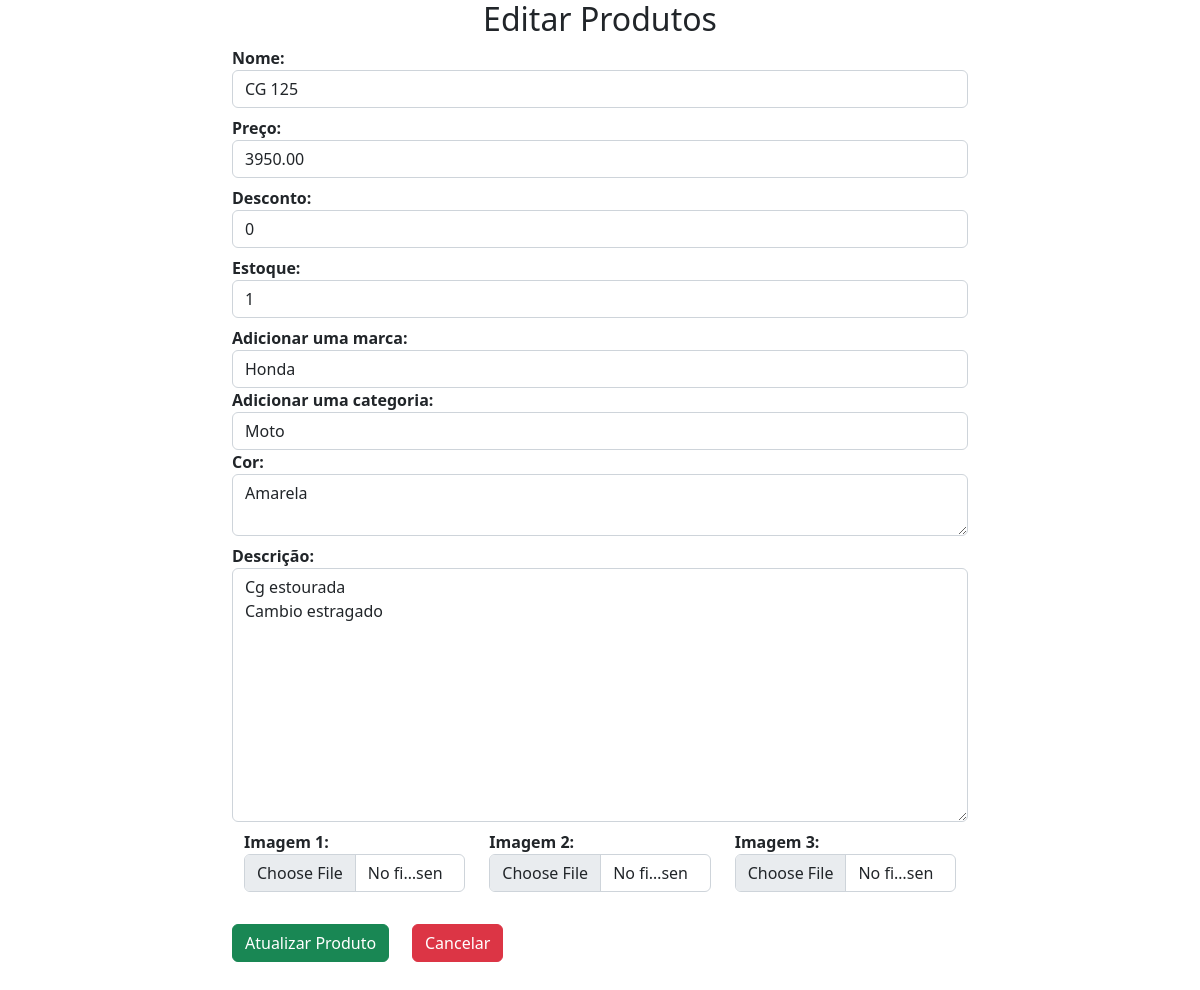
The page /updateproduto/9 on the database as committed earlier.
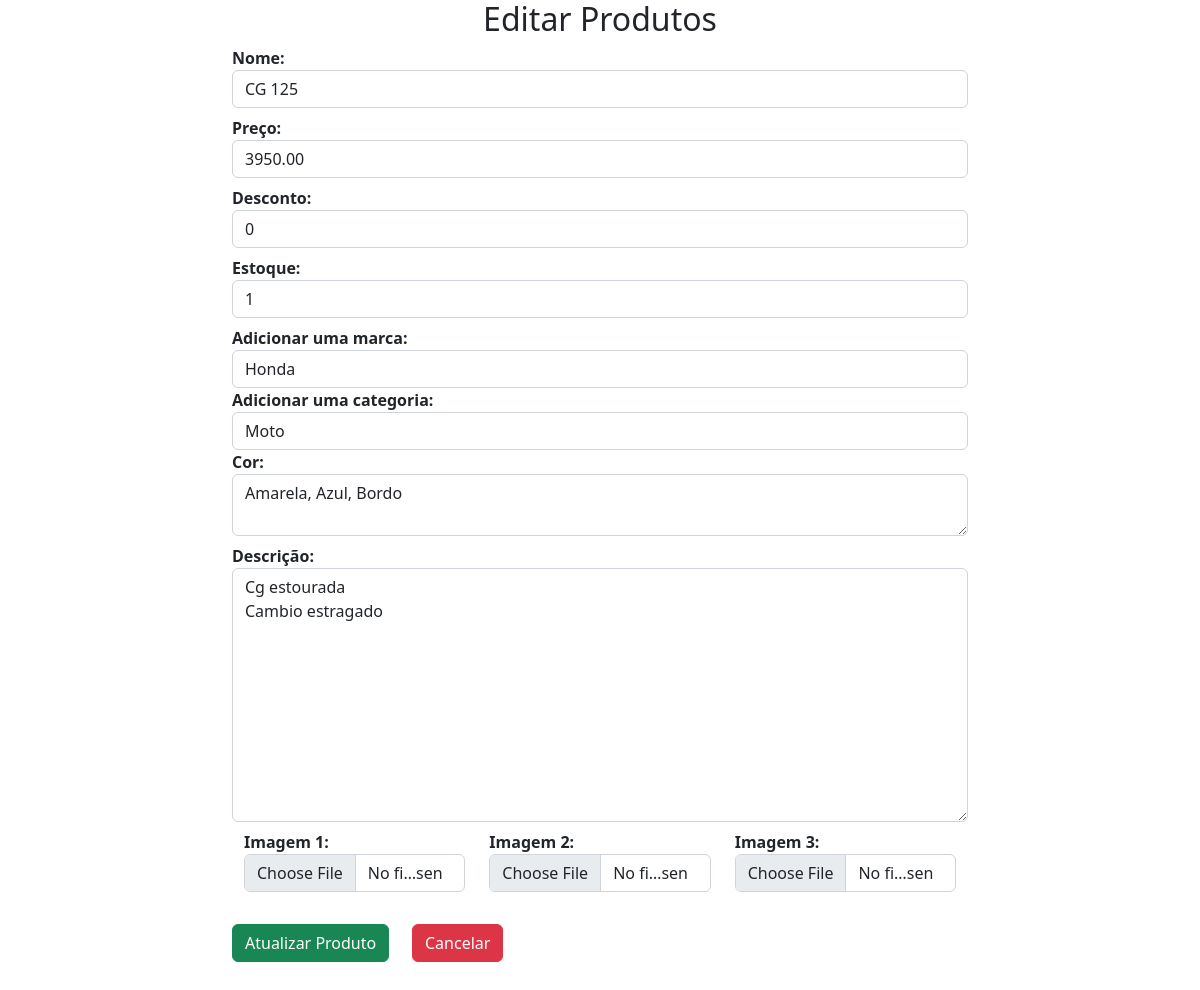
The same page on the database as committed later.
### loja/produtos/models.py (models this page shows, shortened)
class Addproduto(db.Model):
    id       = db.Column(db.Integer, primary_key=True)
    name     = db.Column(db.String(80), nullable=False)
    price    = db.Column(db.Numeric(10,2),  nullable=False)
    discount = db.Column(db.Integer, default=0)
    stock    = db.Column(db.Integer, nullable=False)
    colors   = db.Column(db.Text, nullable=False)
    desc     = db.Column(db.Text, nullable=False)
    pub_date = db.Column(db.DateTime, nullable=False, default=datetime.utcnow)
    marca_id = db.Column(db.Integer, db.ForeignKey('marca.id'), nullable=False)
    marca    = db.relationship('Marca', backref=db.backref('marcas', lazy=True))
    categoria_id = db.Column(db.Integer, db.ForeignKey('categoria.id'), nullable=False)
    categoria    = db.relationship('Categoria', backref=db.backref('categorias', lazy=True))
    image_1      = db.Column(db.String(150), nullable=False, default='image.jpg')
    image_2      = db.Column(db.String(150), nullable=False, default='image.jpg')
    image_3      = db.Column(db.String(150), nullable=False, default='image.jpg')

### loja/produtos/rotas.py (the view, shortened to what this page needs)
@app.route('/updateproduto/<int:id>', methods=['GET','POST'])
def updateproduto(id):
    marcas = Marca.query.all()
    categorias = Categoria.query.all()
    produto = Addproduto.query.get_or_404(id)
    marca = request.form.get('marca')
    categoria = request.form.get('categoria')
    form = Addprodutos(request.form)
    form.name.data = produto.name
    form.price.data = produto.price
    form.discount.data = produto.discount
    form.description.data = produto.desc
    form.stock.data = produto.stock
    form.colors.data = produto.colors
    return render_template('/produtos/updateproduto.html', title='Atualizar Produtos', form=form,marcas=marcas,categorias=categorias,produto=produto)

### loja/produtos/forms.py
class Addprodutos(Form):
    name        = StringField('Nome: ', [validators.DataRequired()])
    price       = DecimalField('Preço: ', [validators.DataRequired()])
    discount    = IntegerField('Desconto: ', [validators.DataRequired()])
    stock       = IntegerField('Estoque: ', [validators.DataRequired()])
    description = TextAreaField('Descrição: ', [validators.DataRequired()])
    colors      = TextAreaField('Cor: ', [validators.DataRequired()])
    image_1 = FileField('Imagem 1: ' , validators=[FileAllowed(['jpg','png','gif','jpeg'])])
    image_2 = FileField('Imagem 2: ' , validators=[FileAllowed(['jpg','png','gif','jpeg'])])
    image_3 = FileField('Imagem 3: ' , validators=[FileAllowed(['jpg','png','gif','jpeg'])])

### loja/templates/produtos/updateproduto.html (shortened to what this page needs)
{% extends 'layouts.html' %}
{% block content %}
<div class="container">
    <div class="row">
    <div class="col-md-2"></div>
    <div class="col-md-8">
        <h2 class="text-center">Editar Produtos</h2>
        {% from '_formularioajuda.html' import render_field %}
        <form action="" method="POST" enctype="multipart/form-data">
            {{ render_field(form.name, class="form-control", placeholder="Nome do produto") }}
            {{ render_field(form.price, class="form-control", placeholder="Preço do produto") }}
            {{ render_field(form.discount, class="form-control", placeholder="Desconto do produto") }}
            {{ render_field(form.stock, class="form-control", placeholder="Estoque do produto") }}
            <label for="marca"><b> Adicionar uma marca:</b></label>
            <select name="marca" id="marca" class="form-control" required>
                <option value="{{produto.marca_id}}">{{produto.marca.name}}</option>
            </select>
            <label for="categoria"><b>Adicionar uma categoria:</b></label>
            <select name="categoria" id="categoria" class="form-control" required>
                <option value="{{produto.categoria_id}}">{{produto.categoria.name}}</option>
            </select>
            {{ render_field(form.colors, class="form-control", placeholder="Cor do produto") }}
            {{ render_field(form.description, class="form-control", placeholder="Descrição do produto", rows="10") }}
            <div class="container">
                <div class="row">
                    <div class="col-md-4">{{ render_field(form.image_1, class="form-control")}}</div>
                    <div class="col-md-4">{{ render_field(form.image_2, class="form-control")}}</div>
                    <div class="col-md-4">{{ render_field(form.image_3, class="form-control")}}</div>
                </div>
            </div>
            <button type="submit" class="btn btn-success mt-4 mb-5">Atualizar Produto</button>
        </form>
        <a href="{{url_for('admin')}}" class="btn btn-danger" style="margin-top: -162px; margin-left: 180px">Cancelar</a>
    </div>
    <div class="col-md-2"></div>
</div>
</div>
{% endblock content %}

Rows that differ between the two databases and show on the page:
changed Addproduto "CG 125": colors "Amarela" → "Amarela, Azul, Bordo"
